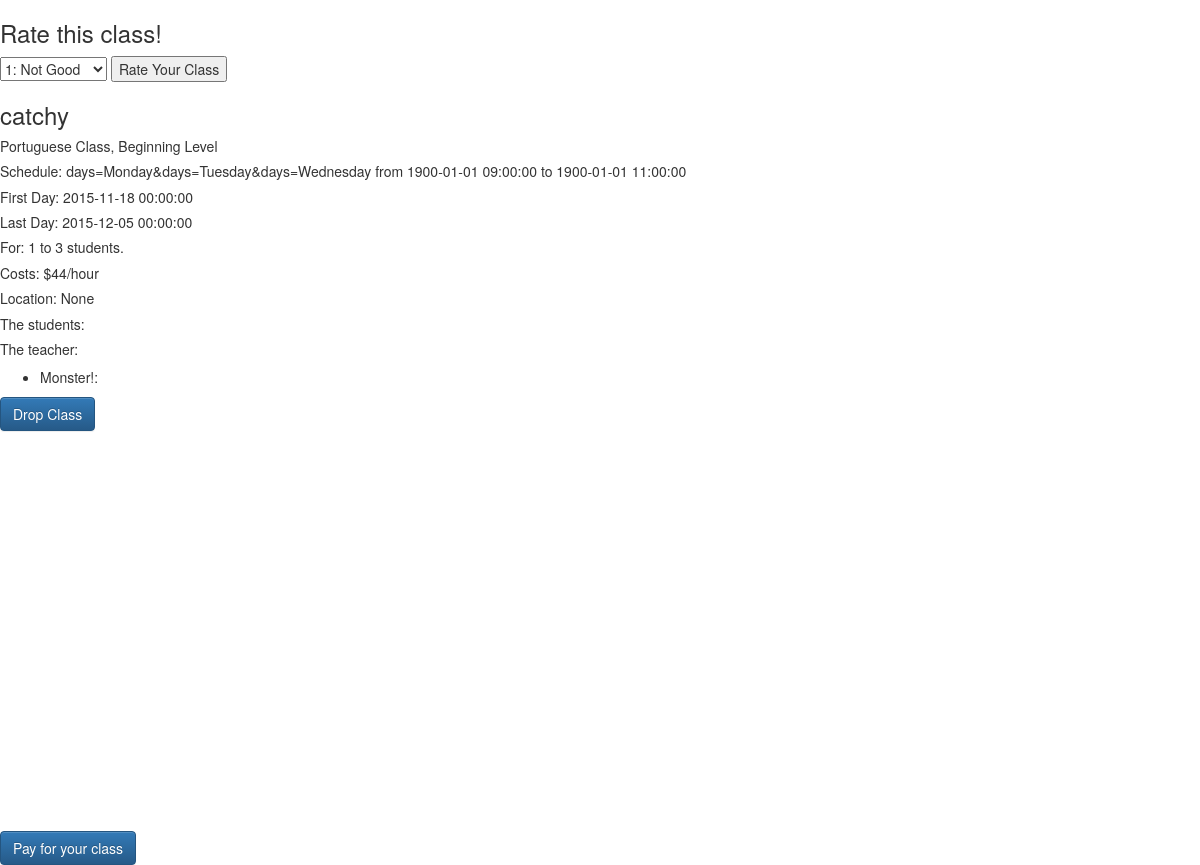
Screenshot of /enrolled-in/1 (signed in) with the database file from the repository.
### model.py (models this page shows)
class Classroom(db.Model):
    __tablename__ = "classes"
    class_id = db.Column(db.Integer, autoincrement=True, primary_key=True)
    class_name = db.Column(db.String(35), nullable=False)
    language = db.Column(db.String(40), nullable=False)
    level = db.Column(db.String, nullable=False)
    cost = db.Column(db.Integer, nullable=True)
    per_time = db.Column(db.String, nullable=False)
    base_price = db.Column(db.Float)
    min_students = db.Column(db.Integer, nullable=False)
    max_students = db.Column(db.Integer, nullable=False)
    address = db.Column(db.String, nullable=True)
    class_days = db.Column(db.String, nullable=False)
    start_date = db.Column(db.String, nullable=False)
    end_date = db.Column(db.String, nullable=True)
    start_time = db.Column(db.DateTime, nullable=False)
    end_time = db.Column(db.DateTime, nullable=False)
    rating = db.Column(db.Integer, nullable=True)
    rating_count = db.Column(db.Integer)
    create_date = db.Column(db.DateTime)
    c_count = db.Column(db.Integer)
    def __repr__(self):
        return "<Class class_id={} language={}>".format(self.class_id, self.language)

class User(db.Model):
    __tablename__ = "users"
    user_id = db.Column(db.Integer, primary_key=True, autoincrement=True)
    username = db.Column(db.String(40), nullable=False)
    email = db.Column(db.String(100), nullable=False)
    password = db.Column(db.String(30), nullable=False)
    fname = db.Column(db.String(60))
    lname = db.Column(db.String(100))
    is_teacher = db.Column(db.Boolean, nullable=False)
    image = db.Column(db.String(150))
    bio = db.Column(db.String(300))
    def __repr__(self):
        return "<User user_id={} email={}>".format(self.user_id, self.email)

### server.py (the view)
@app.route('/enrolled-in/<url_id>')
def enrolled_in(url_id):
    user_info = User.query.filter_by(user_id=session["user_id"]).first()
    print "user id: "
    print user_info.user_id
    returned_classes = db.session.query(Classroom).filter(Classroom.class_id==url_id).first()
    print "returned class info:"
    print returned_classes
    print returned_classes.class_name
    all_class = db.session.query(User).join(ClassUser).filter(ClassUser.class_id==url_id).all()
    print all_class
    return render_template("enrolled-in.html", returned_classes=returned_classes, url_id=url_id,
                                                all_class=all_class, user_info=user_info)

### templates/enrolled-in.html (shortened to what this page needs)
{% extends 'base.html' %}
{% block body %}
  <div>
    <h3>Rate this class!</h3>
    <form id="class-rate" method="post">
      <select type="dropdown" id="rateme" aria-labelledby="dropdownMenu1">
        <option name="rating" id="rating-1" value="1"><a href="#">1: Not Good</a></option>
      </select>
      <input type="submit" value="Rate Your Class">
    </form>
  </div>
  <div>
    <h3>{{ returned_classes.class_name }}</h3>
  </div>
  <div>
    <h5>{{ returned_classes.language }} Class, {{ returned_classes.level }} Level</h5>
  </div>
  <div>
    <h5>Schedule: {{ returned_classes.class_days }} from {{ returned_classes.start_time }} to {{ returned_classes.end_time }}</h5>
  </div>
  <div>
    <h5>First Day: {{ returned_classes.start_date }}</h5>
    {% if returned_classes.end_date == "" %}
      <h5>This class is ongoing</h5>
    {% else %}
      <h5>Last Day: {{ returned_classes.end_date }}</h5>
    {% endif %}
  </div>
  <div>
    <h5>For: {{ returned_classes.min_students }} to {{ returned_classes.max_students }} students.</h5>
  </div>
  <div>
      {% if returned_classes.cost == 0 %}
      <h5>Costs: Free!</h5>
      {% else %}
      <h5>Costs: ${{ returned_classes.cost }}/{{ returned_classes.per_time }}</h5>
      {% endif %}
  </div>
  <div>
    <h5>Location: {{ returned_classes.address }} </h5>
  </div>
  <div>
    <h5>The students:</h5>
    <h5>The teacher:</h5>
      <ul>
        {% for stu in all_class %}
        {% if stu.is_teacher == 1 %}
        <li>{{ stu.username }}: {{ stu.bio }}</li>
        {% endif %}
        {% endfor %}
        </ul>
  </div>
  <div>
    <form method="POST" action="/dropped" id="drop">
      <button type="submit" class="btn btn-primary" name="drop-it" id="drop-it">Drop Class</button>
    </form>
  </div>
    <div id="map" style="width: 400px; height: 400px"></div>
    <div id="stripe-div">
    <button type="stripe" class="btn btn-primary" name="stripe" id="stripe">Pay for your class</button>
  {% endblock %}

### templates/base.html (shortened to what this page needs)
<!doctype html>
<html>
<head>
  <link href="https://maxcdn.bootstrapcdn.com/bootstrap/3.3.4/css/bootstrap.min.css" rel="stylesheet">
  <link href="/static/project.css" rel="stylesheet">
  <link rel="stylesheet" href="https://maxcdn.bootstrapcdn.com/bootstrap/3.3.5/css/bootstrap.min.css">
  <link rel="stylesheet" href="https://maxcdn.bootstrapcdn.com/bootstrap/3.3.5/css/bootstrap-theme.min.css">
</head>
<body>
  {% block body %}
  {% endblock %}
  </body>
</html>

### static/project.css (style rules this page uses)
#map { height: 50%; width: 50%; }

### rows the page displays
Classroom: class_name "catchy", language "Portuguese", level "Beginning", class_days "days=Monday&days=Tuesday&days=Wednesday", start_time "1900-01-01 09:00:00", end_time "1900-01-01 11:00:00", start_date "2015-11-18 00:00:00", end_date "2015-12-05 00:00:00", min_students "1", max_students "3", cost "44", per_time "hour", address "None"
User: username "Monster!"
